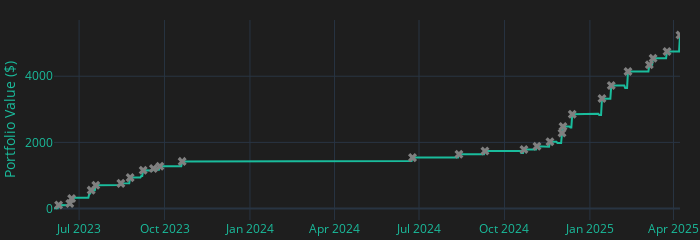

Source (notebook cell):
### Markdown cell above
# Generating Portfolio Value

### Code cell
# --- 1. Prepare Daily Data ---

# Ensure the Date column is datetime and sort transactions
transactions['Date'] = pd.to_datetime(transactions['Date'])
transactions = transactions.sort_values('Date').reset_index(drop=True)

# Make sure each symbol’s DataFrame index is datetime
for symbol, df in symbol_dataframes.items():
    symbol_dataframes[symbol].index = pd.to_datetime(df.index)

# Define simulation start and end dates.
start_date = transactions['Date'].min()
max_market_date = max(df.index.max() for df in symbol_dataframes.values())
end_date = max(transactions['Date'].max(), max_market_date)
all_dates = pd.date_range(start=start_date, end=end_date, freq='D')

# Reindex each symbol’s DataFrame to daily frequency (forward–fill missing data)
daily_symbol_prices = {}
for symbol, df in symbol_dataframes.items():
    df = df.sort_index()
    df_daily = df.reindex(all_dates, method='ffill')
    daily_symbol_prices[symbol] = df_daily

# --- 2. Daily Portfolio Simulation ---

# Prepare a DataFrame to hold the daily simulation results.
daily_sim = pd.DataFrame(index=all_dates)
daily_sim['Cash'] = np.nan
daily_sim['MarketValue'] = np.nan
daily_sim['PortfolioValue'] = np.nan
daily_sim['CumulativeDeposits'] = np.nan

# Initialize portfolio variables.
cash1 = 0
cumulative_deposits = 0
portfolio_positions = {}  # e.g., {'AAPL': 50, 'MSFT': 20, ...}

# Lists to store deposit dates and portfolio values at deposit days.
deposit_dates = []
deposit_portfolio_values = []

# Group transactions by date for faster lookup.
transactions_grouped = transactions.groupby('Date')

# Loop through each day in the date range.
for date in all_dates:
    # Process any transactions on this day.
    if date in transactions_grouped.groups:
        day_transactions = transactions_grouped.get_group(date)
        for _, row in day_transactions.iterrows():
            symbol = row['Symbol']
            bs = row['Buy_sell']
            if bs == 'Deposit':
                cash1 += row['Amount']
                cumulative_deposits += row['Amount']
                # Record the deposit date.
                deposit_dates.append(date)
            elif bs == 'Buy':
                cash1 -= row['Amount']  # Deduct purchase cost.
                portfolio_positions[symbol] = portfolio_positions.get(symbol, 0) + row['Shares']
            elif bs == 'Sell':
                cash1 += row['Amount']  # Add sale proceeds.
                portfolio_positions[symbol] = portfolio_positions.get(symbol, 0) - row['Shares']
    
    # Compute market value for the day using that day’s prices.
    market_value = 0
    for symbol, qty in portfolio_positions.items():
        if symbol in daily_symbol_prices:
            price = daily_symbol_prices[symbol].loc[date, 'Close']
            market_value += qty * price

    # Compute total portfolio value: cash1 + market value.
    portfolio_value = cash1 + market_value

    # Save the daily results.
    daily_sim.loc[date, 'Cash'] = cash1
    daily_sim.loc[date, 'MarketValue'] = market_value
    daily_sim.loc[date, 'PortfolioValue'] = portfolio_value
    daily_sim.loc[date, 'CumulativeDeposits'] = cumulative_deposits

    # If today is a deposit day, record the portfolio value for that day.
    if date in deposit_dates:
        deposit_portfolio_values.append(portfolio_value)

# --- 3. Plot Daily Portfolio Value with Deposit Markers ---

# Base trace: Plot every day's portfolio value (points and connecting lines)


# Define desired figure dimensions
figure_width = 700  # pixels
figure_height = 160  # pixels


fig1 = go.Figure()

fig1.add_trace(
    go.Scatter(
        x=daily_sim.index,
        y=daily_sim['PortfolioValue'],
        mode='lines',  # Points for every day with connecting lines
        line=dict(color=accent_color),
        name='Portfolio Value'
    )
)

# Additional trace: Mark deposit days with a grey "x"
fig1.add_trace(
    go.Scatter(
        x=deposit_dates,
        y=deposit_portfolio_values,
        mode='markers',
        marker=dict(symbol='x', size=8, color='grey'),
        name='Deposit'
    )
)

fig1.update_layout(
    xaxis=dict(
         range=[daily_sim.index[0], daily_sim.index[-1]],  # force the range to start at your first date
         anchor='y',
         position=0,       # position the x-axis at 0 (left side of the plotting area)
         automargin=True,  # ensure margins adjust automatically (or set margin.l=0 in layout if needed)
    ),
    width=figure_width,
    height=figure_height,
    yaxis_title="Portfolio Value ($)",
    template="plotly_dark",
    font=dict(color=accent_color),
    paper_bgcolor='#1e1e1e',
    plot_bgcolor='#1e1e1e',
    showlegend=False,
    margin=dict(l=0, r=20, t=20, b=20)  # setting left margin to 0 can help align the first x value with the y-axis
)





fig1.show()

### Figure 1 — Plotly figure (JSON) as saved in the notebook; plotly's stock layout.template omitted (floating-point values rounded to 4 significant figures; data arrays with more than 128 entries replaced by an {"elided": "..."} marker saying what was removed)
{"data": [{"line": {"color": "#1abc9c"}, "mode": "lines", "name": "Portfolio Value", "type": "scatter", "x": {"elided": "675 str values"}, "y": {"elided": "675 float values"}}, {"marker": {"color": "grey", "size": 8, "symbol": "x"}, "mode": "markers", "name": "Deposit", "type": "scatter", "x": ["2023-06-09T00:00:00", "2023-06-21T00:00:00", "2023-06-23T00:00:00", "2023-07-14T00:00:00", "2023-07-19T00:00:00", "2023-08-15T00:00:00", "2023-08-25T00:00:00", "2023-09-08T00:00:00", "2023-09-19T00:00:00", "2023-09-26T00:00:00", "2023-10-20T00:00:00", "2024-06-24T00:00:00", "2024-08-13T00:00:00", "2024-09-10T00:00:00", "2024-10-22T00:00:00", "2024-11-05T00:00:00", "2024-11-19T00:00:00", "2024-12-02T00:00:00", "2024-12-03T00:00:00", "2024-12-13T00:00:00", "2025-01-14T00:00:00", "2025-01-24T00:00:00", "2025-02-11T00:00:00", "2025-03-06T00:00:00", "2025-03-10T00:00:00", "2025-03-25T00:00:00", "2025-04-08T00:00:00"], "y": [106.9, 150.5, 300.5, 556.2, 706.2, 761.1, 934.7, 1159.0, 1207.0, 1276.0, 1426.0, 1540.0, 1640.0, 1740.0, 1782.0, 1882.0, 2019.0, 2282.0, 2482.0, 2853.0, 3329.0, 3719.0, 4146.0, 4346.0, 4546.0, 4746.0, 5247.0]}], "layout": {"font": {"color": "#1abc9c"}, "height": 160, "margin": {"b": 20, "l": 0, "r": 20, "t": 20}, "paper_bgcolor": "#1e1e1e", "plot_bgcolor": "#1e1e1e", "showlegend": false, "width": 700, "xaxis": {"anchor": "y", "automargin": true, "position": 0, "range": ["2023-06-04T00:00:00", "2025-04-08T00:00:00"], "type": "date"}, "yaxis": {"autorange": true, "range": [-470.1, 5824.0], "title": {"text": "Portfolio Value ($)"}, "type": "linear"}}}
